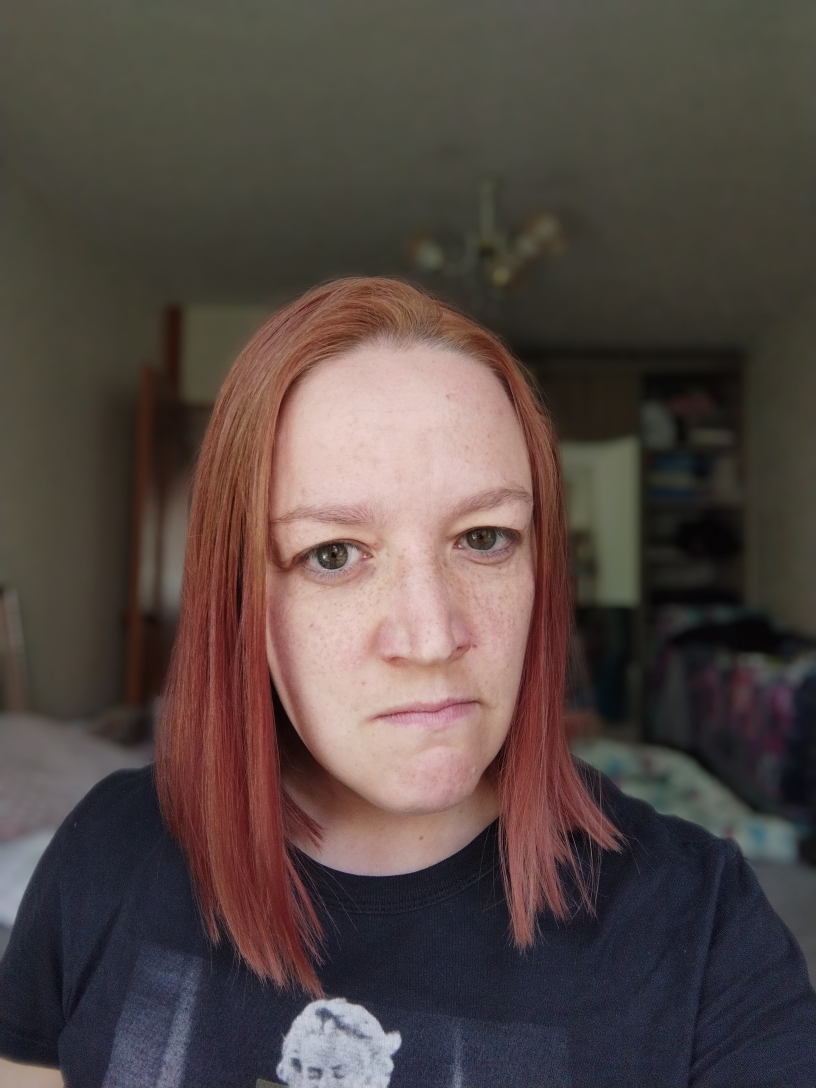
#> input picture images/1/Anger.jpg, 2448 x 3264 px (shown at 1/3 size); its folder holds only this picture in this run
$ python -i script.py   (imports and definitions only)
#> lines starting #> are read from the running program, lines starting #| are printed output that depends on the picture
import tensorflow as tf
import numpy as np
import pandas as pd
import cv2 as cv
import os
import matplotlib.pyplot as plt
import random
from sklearn.model_selection import train_test_split

class Dataset:
    def __init__(self) -> None:
        self.path='./images/'
        self.dataset={'images':[],'emotion':[],'id':[],'gender':[],}
        self.loadImage()
        self.gender={value:index  for index,value in enumerate(set(self.dataset['gender']))}
        self.gender_idx={value:key for key,value in self.gender.items()}
        self.emotion={value:index  for index,value in enumerate(set(self.dataset['emotion']))}
        self.emotion_idx={value:key for key,value in self.emotion.items()}

    def loadImage(self):
        additional=pd.read_csv('./emotions.csv',index_col=0)
        additional.drop('country',inplace=True,axis=1)
        additional=additional.to_dict()
        for images in os.listdir(self.path):
            image_dir=os.path.join(self.path,images)
            for dir in os.listdir(image_dir):
                path=os.path.join(image_dir,dir)
                self.dataset['images'].append(path)
                self.dataset['emotion'].append(dir[:-4])
                self.dataset['id'].append(images)
                self.dataset['gender'].append(additional['gender'][int(images)])
        self.dataset=pd.DataFrame(self.dataset)

    # [34 lines left out: functions preprocessedImage, getSample, generateDataset, not called in this run]

from tensorflow.keras import layers, models
from tensorflow.keras.applications import VGG16
class CustomModel(tf.keras.Model):
    # [33 lines left out: function __init__, not called in this run]
    def trainModel(self,x_train,y_train):
        self.history=self.fit(x_train,{'output_gender':y_train[:,0],'output_emotion':y_train[:,1]},epochs=20)

    def evaluateModel(self,x_test,y_test):
        self.evaluate(x_test,{'output_gender':y_test[:,0],'output_emotion':y_test[:,1]})
    # [37 lines left out: functions predictImage, preprocessImage, stream, not called in this run]

>>> import cv2
>>> picture = cv2.imread('images/1/Anger.jpg', cv2.IMREAD_GRAYSCALE)
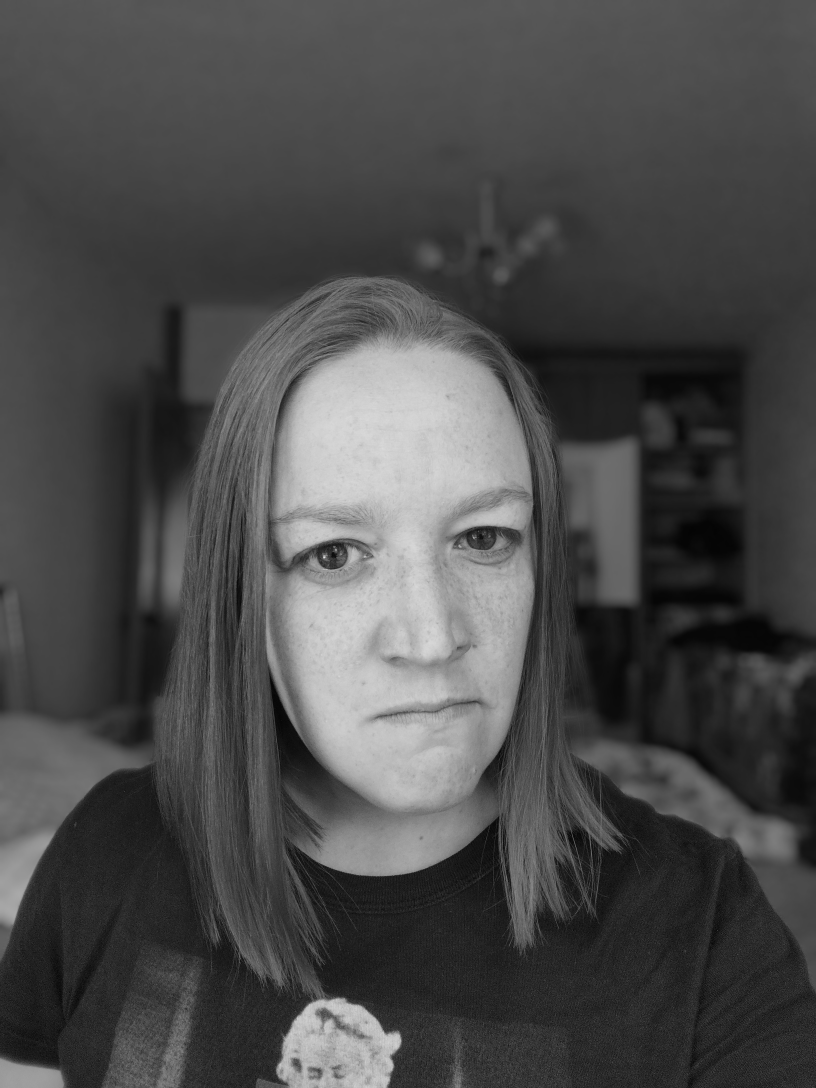
#> picture: shape (3264, 2448) (shown at 1/3 size); min 0, max 243, mean 75
#> (the run stopped early here; a loop or call above may not have finished)

$ run again, on images/1/Disgust.jpg
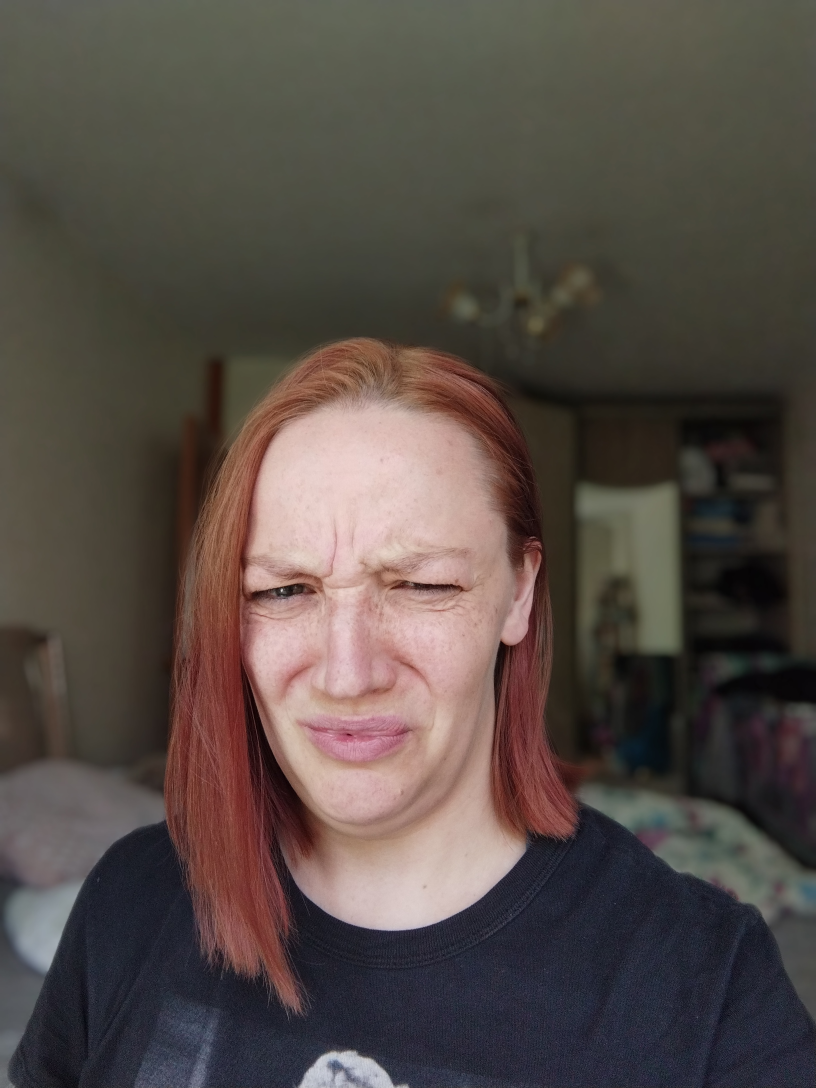
#> input picture images/1/Disgust.jpg, 2448 x 3264 px (shown at 1/3 size)
#> `picture = cv2.imread('images/1/Anger.jpg', cv2.IMREAD_GRAYSCALE)`:
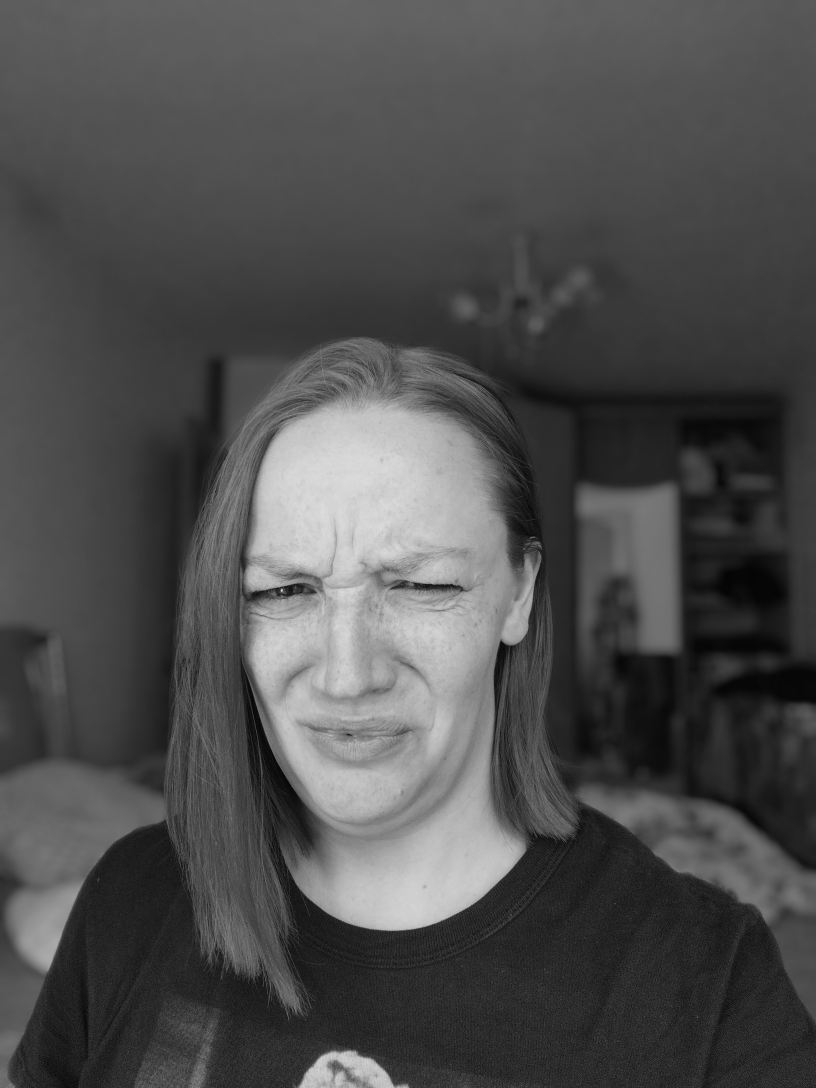
#> picture: shape (3264, 2448) (shown at 1/3 size); min 0, max 229, mean 77.9

$ run again, on images/1/Fear.jpg
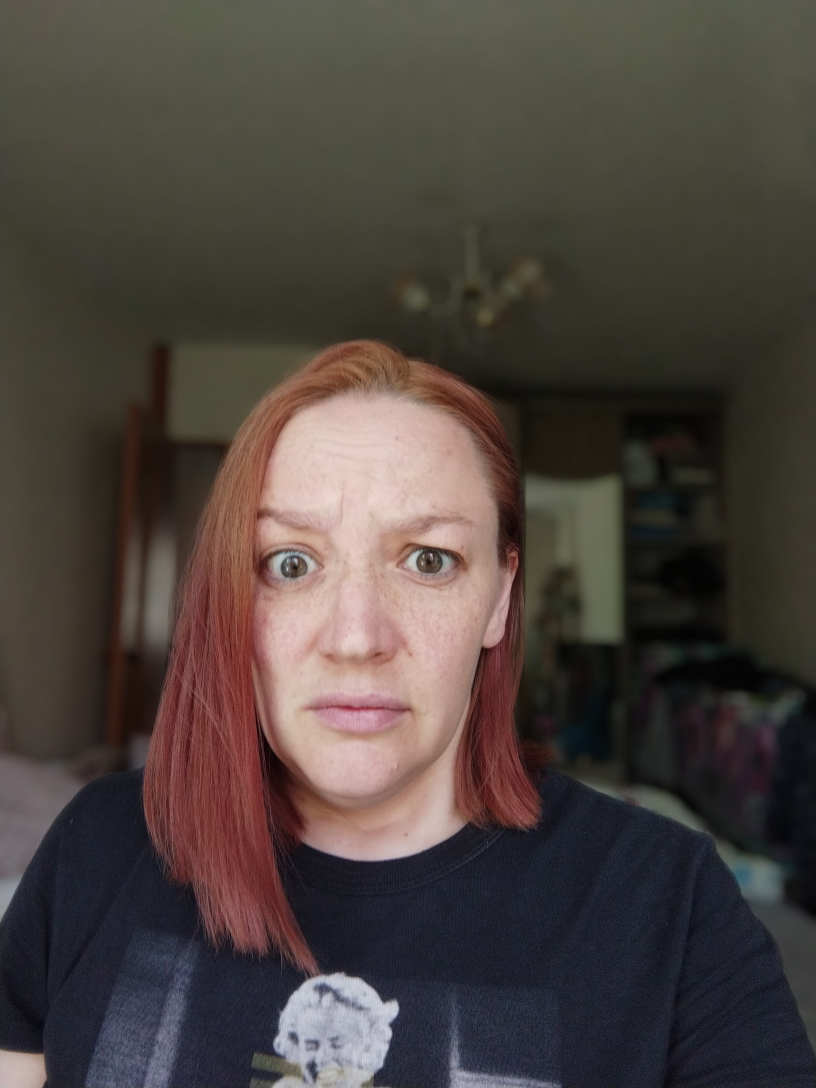
#> input picture images/1/Fear.jpg, 2448 x 3264 px (shown at 1/3 size)
#> `picture = cv2.imread('images/1/Anger.jpg', cv2.IMREAD_GRAYSCALE)`:
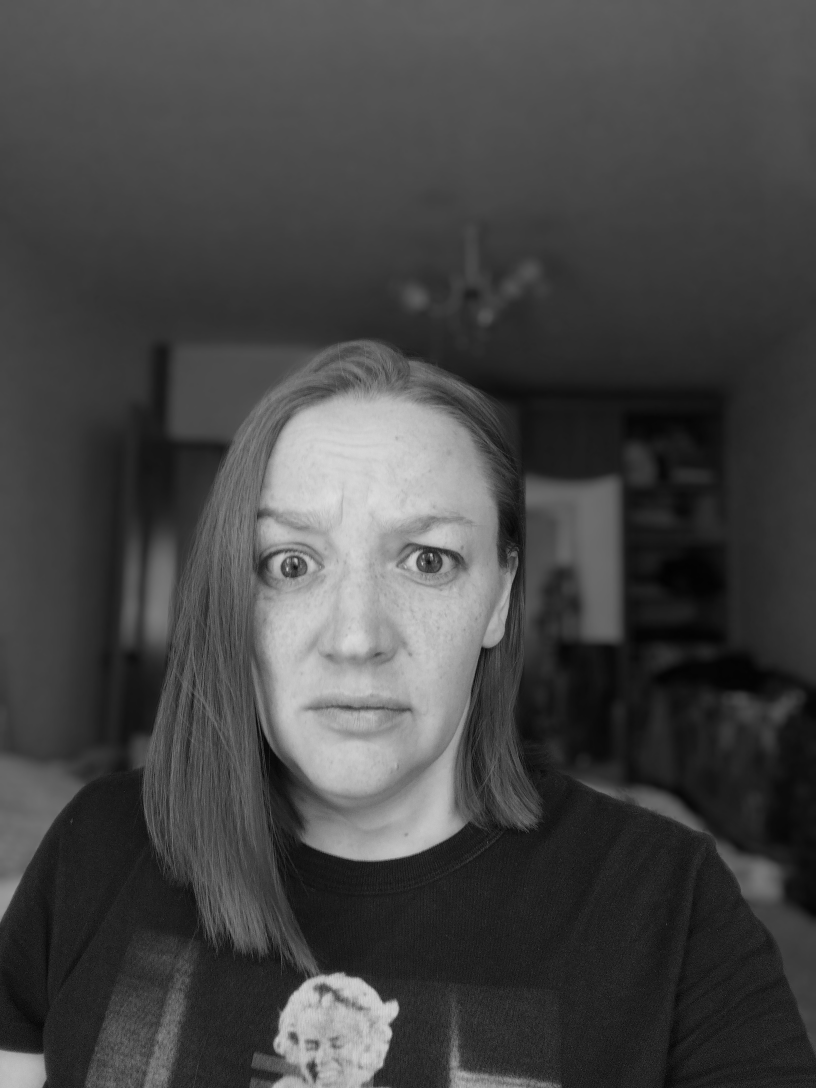
#> picture: shape (3264, 2448) (shown at 1/3 size); min 0, max 228, mean 69.3
